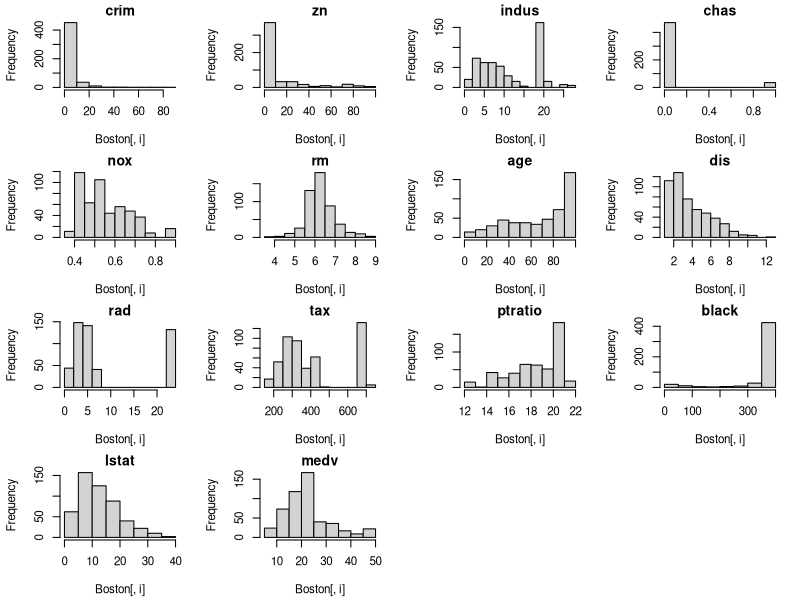
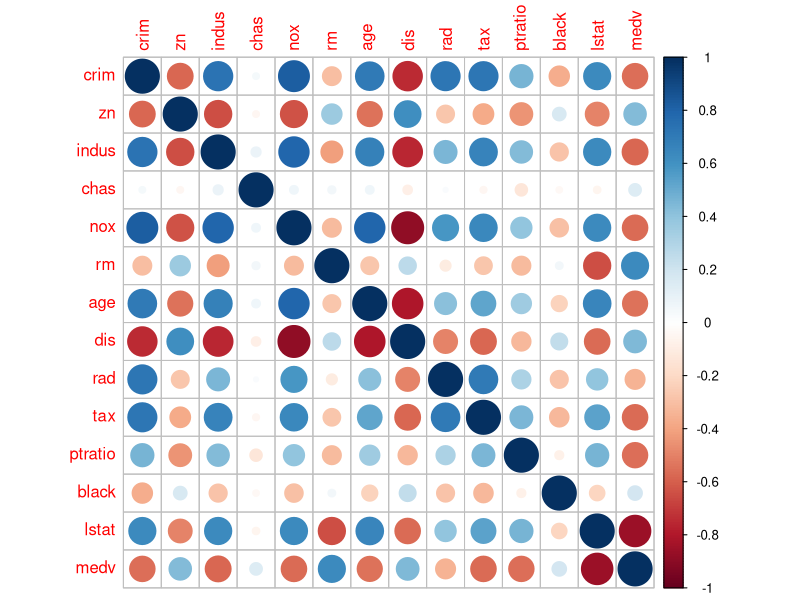
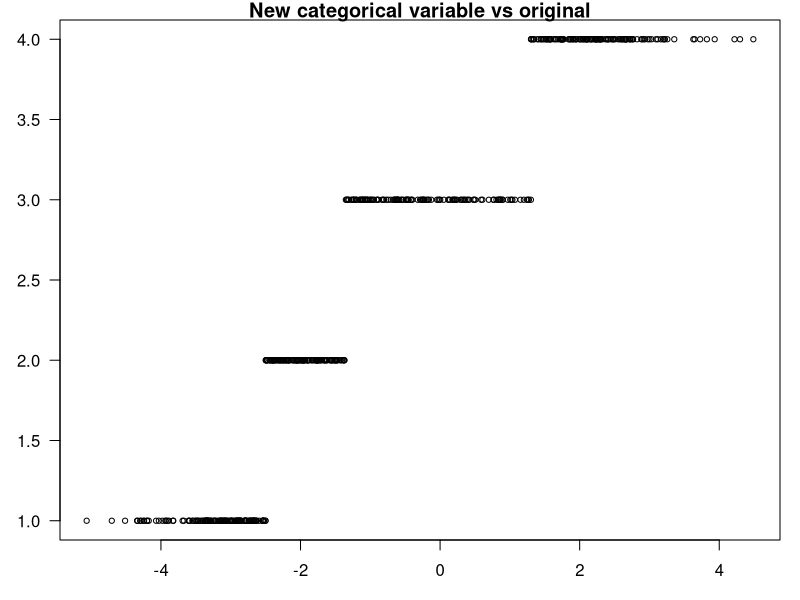
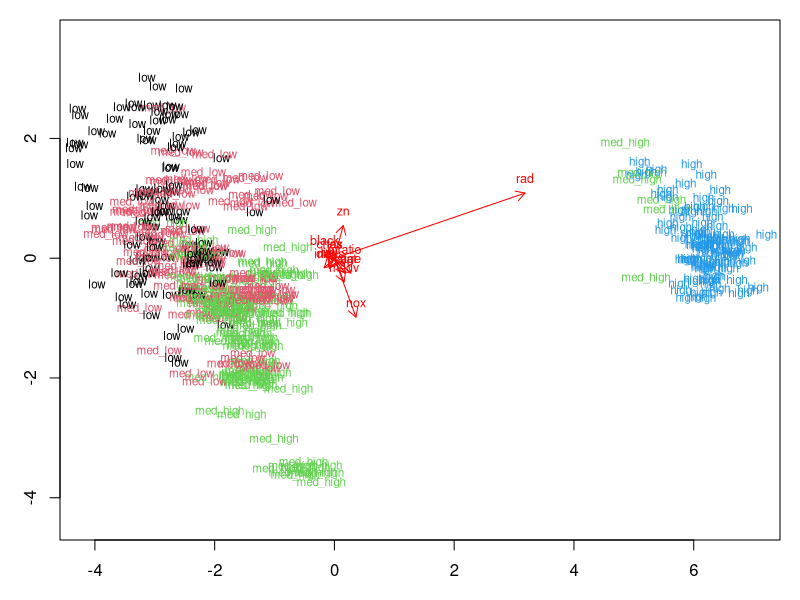
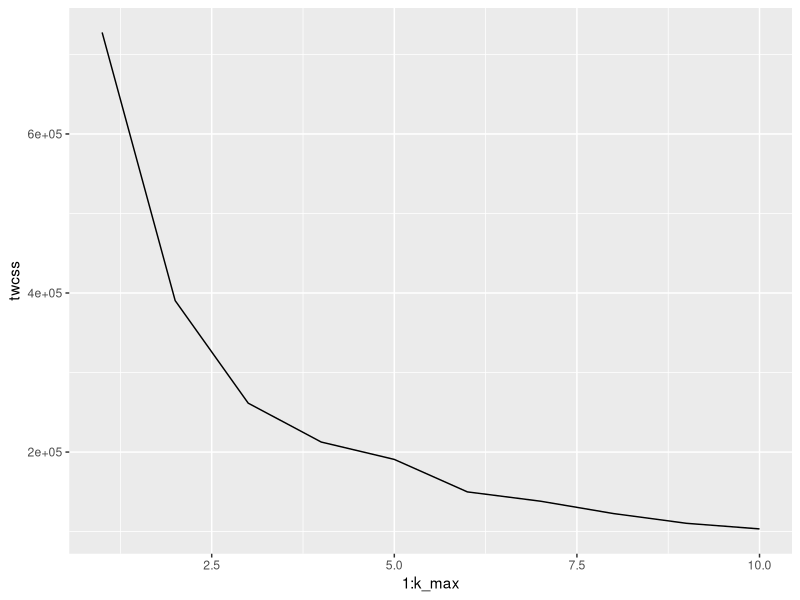
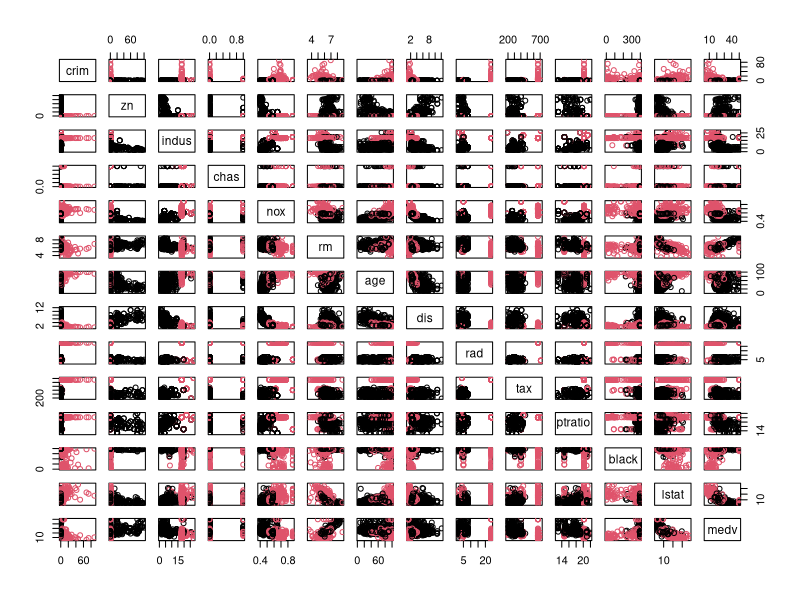
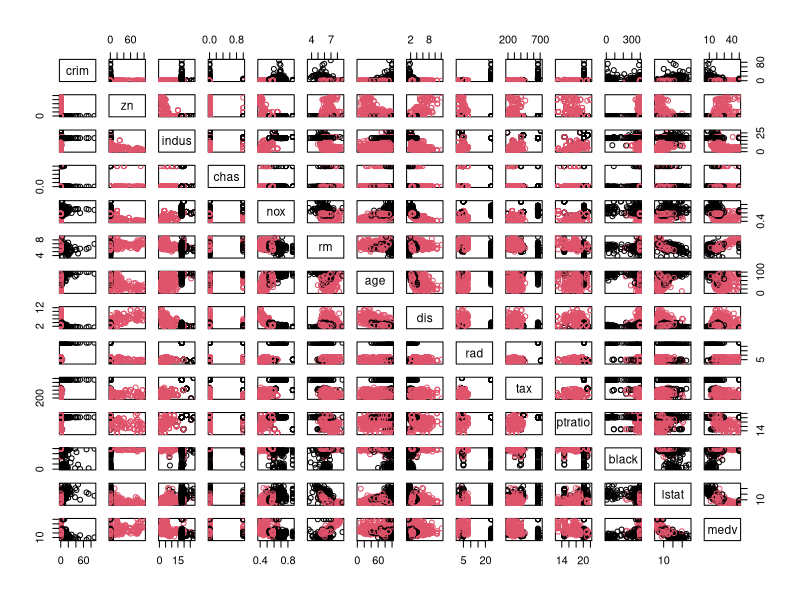
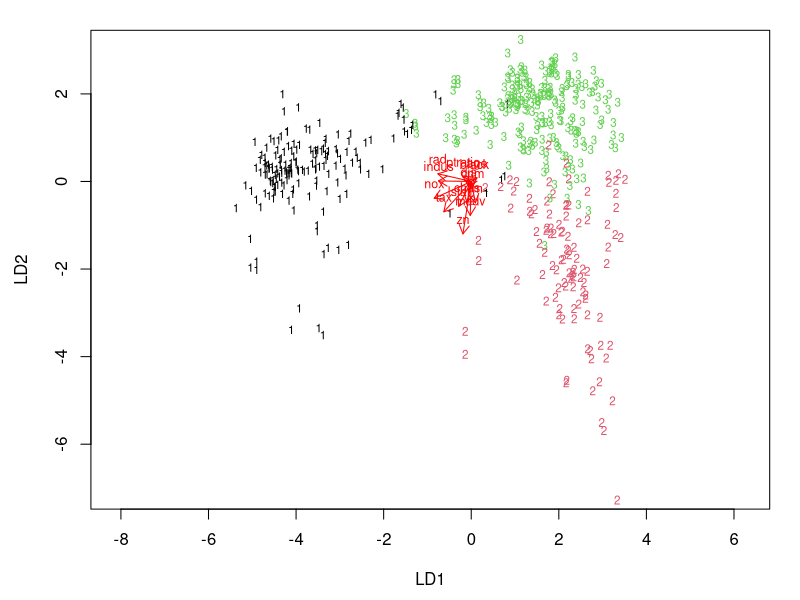

Write R code to recreate these figures, in order.
# Author: Heti Pisarev
# Date: 18.11.2020
# Comment: 
# Cluster and classification
# 

##------------------
## Analysis part
##------------------
rm(list = ls())
library(MASS); library(corrplot); library(tidyverse)

#### 4.2.2 Load and describe data

# Load the data
data("Boston")

# Explore the dataset
str(Boston)                                  
dim(Boston)


#### 4.2.3 Overview of the data

# descriptive statistics
summary(Boston) 

# histograms
par(mfrow=c(4,4), mai=c(0.6, 0.6, 0.2, 0.2), cex=0.7)
for (i in 1:14) hist(Boston[,i], main=names(Boston)[i]) 

# calculate the correlation matrix and round it
cor_matrix<-cor(Boston, method="spearman") 
par(mfrow=c(1,1))
# print the correlation matrix
round(cor_matrix, 2)

# visualize the correlation matrix
corrplot(cor_matrix, method="circle")

# More fancy correlation graph - just for memorize
# corrplot(cor_matrix, method="circle", type="upper", cl.pos = "b", tl.pos = "d" , tl.cex = 0.6)

### 4.2.4 prepare dataset for discrminant analysis

# center and standardize variables
boston_scaled <- as.data.frame(scale(Boston))

# print out summaries of the scaled variables
summary(boston_scaled)

# create a quantile vector of crim and print it
bins <- quantile(boston_scaled$crim)
bins

# create a categorical variable 'crime'
boston_scaled$crime <- cut(boston_scaled$crim, breaks = bins, 
             include.lowest = TRUE, 
             label=c("low", "med_low", "med_high", "high"))

# look at the table of the new factor crime, compare original one (not scaled)
table(boston_scaled$crime)

# visualize new vs old crime
par(mai=c(0.6,0.6,0.2,0.2))
plot(log(Boston$crim), boston_scaled$crime, 
     main = "New categorical variable vs original", 
     las=1, cex=0.7)

# remove original crim from the dataset
boston_scaled <- dplyr::select(boston_scaled, -crim)


# Divide dataset to training (80%) and testing (20%)
# number of rows in the Boston dataset 
n <- dim(boston_scaled)[1]

# choose randomly 80% of the rows
ind <- sample(n,  size = n * 0.8)

# create train set
train <- boston_scaled[ind,]

# create test set 
test <- boston_scaled[-ind,]



### 4.2.5 Fit the linear discriminant analysis

# Linear discriminant analysis
lda.fit <- lda(crime ~ ., data = train)

# Print the lda.fit object
lda.fit

# the function for lda biplot arrows
lda.arrows <- function(x, myscale = 1, arrow_heads = 0.1, color = "red", tex = 0.75, choices = c(1,2)){
  heads <- coef(x)
  arrows(x0 = 0, y0 = 0, 
         x1 = myscale * heads[,choices[1]], 
         y1 = myscale * heads[,choices[2]], col=color, length = arrow_heads)
  text(myscale * heads[,choices], labels = row.names(heads), 
       cex = tex, col=color, pos=3)
}

# target classes as numeric
classes <- as.numeric(train$crime)

# plot the lda results
plot(lda.fit , dimen = 2, col=classes, pch=classes)
lda.arrows(lda.fit, myscale = 1)

### 4.2.6 Test the model

# save the correct classes from test data
test$correct_classes <- test$crime

# remove the crime variable from test data
test <- dplyr::select(test, -crime)

# predict classes with test data
lda.pred <- predict(lda.fit, newdata = test)

# cross tabulate the results
a = table(correct = test$correct_classes, predicted = lda.pred$class)
a
# correct predictions
sum(a[1,1]+a[2,2]+a[3,3]+a[4,4]) / sum(a)
 
### 4.2.7 Cluster analysis

# euclidean distance matrix
dist_eu <- dist(boston_scaled)

# look at the summary of the distances
summary(dist_eu)

# manhattan distance matrix
dist_man <- dist(boston_scaled, method="manhattan")
# look at the summary of the distances
summary(dist_man)

# determine the number of clusters
set.seed(123)
k_max <- 10

# calculate the total within sum of squares
twcss <- sapply(1:k_max, function(k){kmeans(dist_eu, k)$tot.withinss})

# visualize the results
qplot(x = 1:k_max, y = twcss, geom = 'line')


# k-means clustering
km <-kmeans(dist_eu, centers = 2)

# plot the Boston dataset with clusters
pairs(Boston, col = km$cluster)


# k-means clustering
km <-kmeans(dist_eu, centers = 2)

# plot the Boston dataset with clusters
pairs(Boston, col = km$cluster)



boston_scaled <- as.data.frame(scale(Boston))
dist_eu <- dist(boston_scaled)
boston_scaled$target<-kmeans(dist_eu, centers = 3)$cluster
lda.fit <- lda(target  ~ ., data = boston_scaled)
classes <- as.numeric(boston_scaled$target)
plot(lda.fit , dimen = 2, col=classes, pch=classes)
lda.arrows(lda.fit, myscale = 1)
lda.pred <- predict(lda.fit, newdata = boston_scaled)
a = table(correct = boston_scaled$target, predicted = lda.pred$class)
a
sum(a[1,1]+a[2,2]+a[3,3]) / sum(a)
